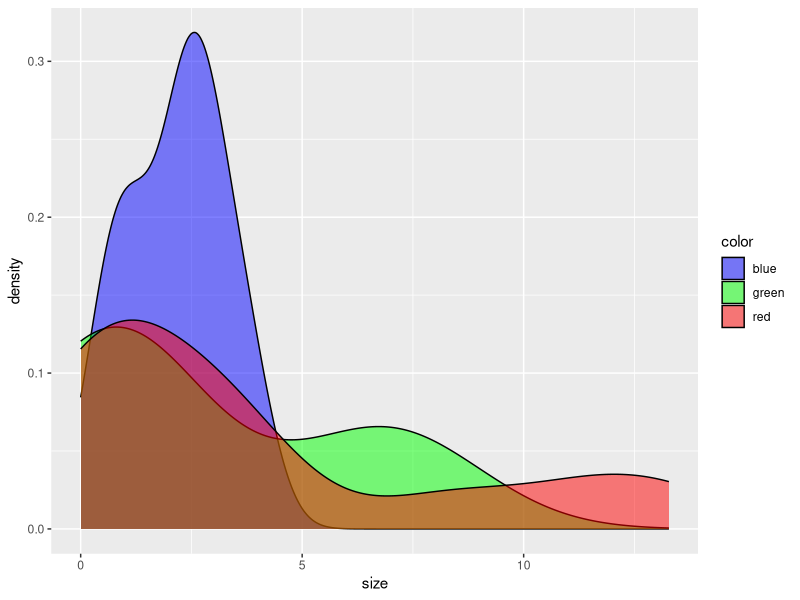
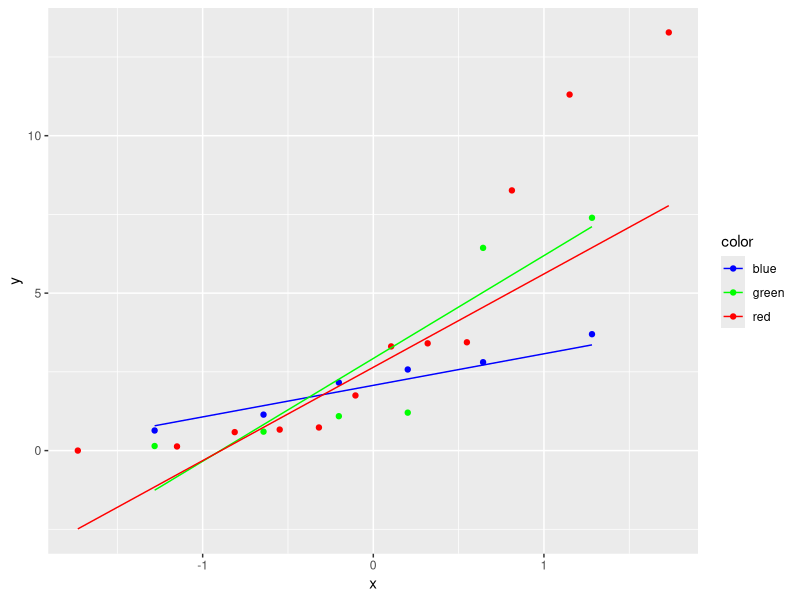

Recreate these plots in R, in order.
## ---- chunk 1
set.seed(45)
balloon.data <- data.frame(color=as.factor(c(rep("green",6), rep("red",12), rep("blue",6))),
                          shape = as.factor(rep(c("square", "circle"),12)),
                          size = rpois(24, lambda=5)*abs(rnorm(24)))
## ---- chunk 2
library(broom) #for tidy
library(dplyr) #for chaining commands
library(knitr) #for kables

#one way anova (two types)
aov(size~color, data=balloon.data) %>% tidy %>% kable(caption="ANOVA testing effects of shape on size")
## ---- chunk 3
#two way anova, with interaction
aov(size~color+shape, data=balloon.data) %>% tidy %>% kable(caption="2x2 ANOVA testing for effects of color and shape on size")

#two way anova, without interaction
aov(size~color*shape, data=balloon.data) %>% tidy %>% kable(caption="2x2 ANOVA testing for effects of color and shape on size, including and interaction term")
## ---- chunk 4
lm(size~color, data=balloon.data) %>% 
  tidy %>% 
  kable(caption="2x2 linear model testing for effects of color and shape on size.  This does not include the reference value for color (blue), which instead is included in the intercept")

lm(size~color+0, data=balloon.data) %>% 
  tidy %>% 
  kable(caption="2x2 linear model testing for effects of color and shape on size including the reference value")
## ---- chunk 5
library(ggplot2)

ggplot(balloon.data,aes(x=size,fill=color)) +
  geom_density(alpha=0.5) +
  scale_fill_manual(values=c('blue','green','red'))
## ---- chunk 6
ggplot(balloon.data, aes(sample = size,color=color)) +
  stat_qq() +
  stat_qq_line() +
  scale_color_manual(values=c('blue','green','red'))
## ---- chunk 7
balloon.data %>%
  group_by(color) %>%
  summarize(Shapiro.Wilk.Test = shapiro.test(size)$p.value) %>% #extracts the p-value from the shapiro wilk tests 
  kable(caption="Shapiro-Wilk tests for normality when grouped by color")

balloon.data %>%
  group_by(color,shape) %>% #now with color and shape
  summarize(Shapiro.Wilk.Test = shapiro.test(size)$p.value) %>% #extracts the p-value from the shapiro wilk tests 
  kable(caption="Shapiro-Wilk tests for normality when grouped by color and shape")
## ---- chunk 8
aov(size~color, data=balloon.data) %>% 
  residuals %>% 
  shapiro.test %>%
  tidy %>%
  kable(caption="Shapiro-Wilk test for the residuals of the model.")
## ---- chunk 9
#save an anova object
balloon.aov <- aov(size~color,  data=balloon.data)
#can run a Tukey's test on this
TukeyHSD(balloon.aov) %>% 
  tidy %>%
  kable(caption="One method for performing a Tukey's HSD test.")
#this is the same as:
library(multcomp)
glht(balloon.aov, linfct=mcp(color="Tukey")) %>% 
  tidy %>% 
  kable(caption="Tukey's HSD tests for baloon color, using glht")

#Can also use glht for Dunnett's tests
#define the control group to what you want to compare to
balloon.data$color <- relevel(balloon.data$color, ref="blue")
#run a dunnett's test
glht(balloon.aov, linfct=mcp(color="Dunnett")) %>% 
  tidy %>% 
  kable(caption="Dunnett's test comparing to blue")

#default is single-step but can manually set FDR adjustment methods
glht(balloon.aov, linfct=mcp(color="Dunnett")) %>% 
  summary(adjusted(type="BH")) %>% 
  tidy %>% 
  kable(caption="Benjamini-Hochberg adjusted dunnett's test for effect of color on size")


glht(balloon.aov, linfct=mcp(color="Dunnett")) %>% 
  summary(adjusted(type="bonferroni")) %>% 
  tidy %>%
  kable(caption="Bonferroni adjusted dunnett's test for effect of color on size")
## ---- chunk 10
pairwise.t.test(balloon.data$size, balloon.data$color) %>% tidy %>% kable(caption="Pairwise tests usint color and size")
#default is Holm but can set to whatever you want or none
pairwise.t.test(balloon.data$size, balloon.data$color, p.adjust.method="BH")%>% tidy %>% kable(caption="Pairwise tests usint color and size, p-values adjusted by BH methods")
pairwise.t.test(balloon.data$size, balloon.data$color, p.adjust.method="none") %>% tidy %>% kable(caption="Pairwise tests usint color and size, no p-value adjustments")
## ---- chunk 11
sessionInfo()
